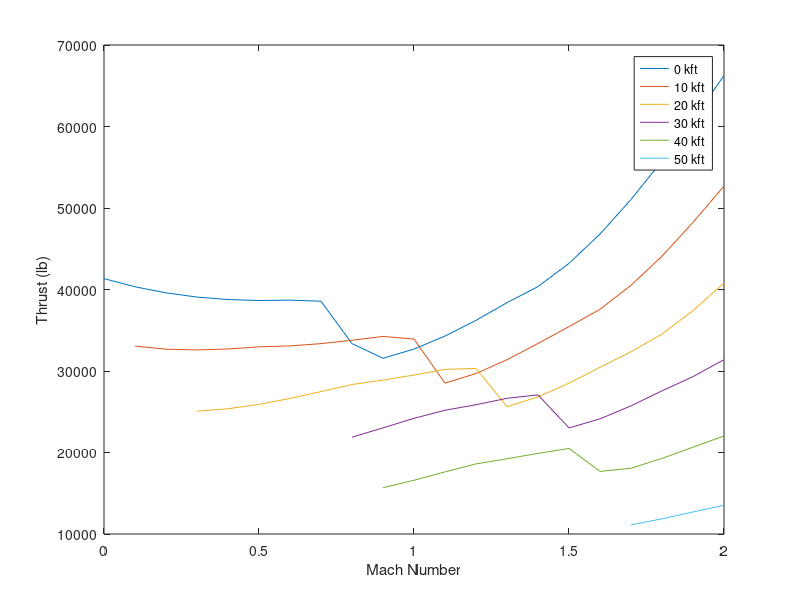
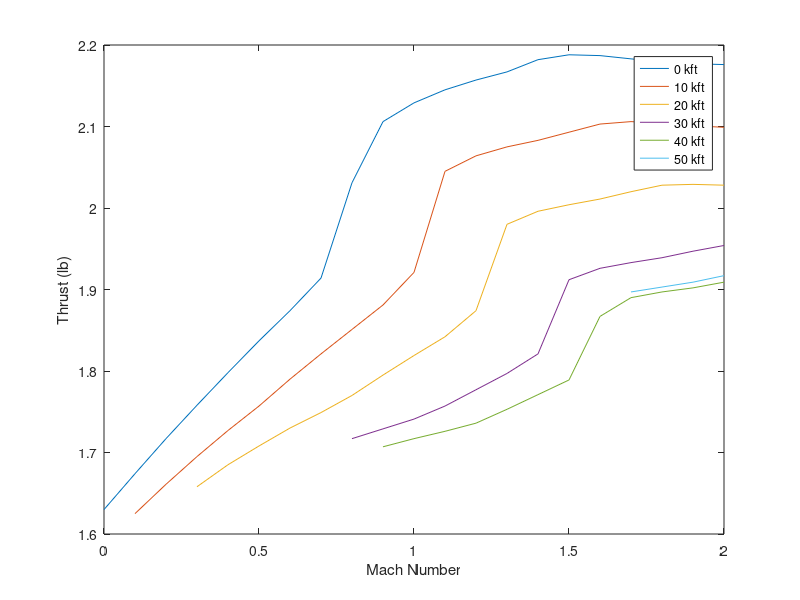

Recreate these plots in MATLAB, in order.
% Afterburning Engine Data

clear; close all;

% alt 0 ft
ALT_0 = [           0.000       0.000        0.000        0.000        0.000        0.000        0.000        0.000        0.000        0.000        0.000        0.000        0.000        0.000        0.000        0.000        0.000        0.000        0.000        0.000        0.000]; 
Mn_0 = [            0.0000     0.1000       0.2000       0.3000       0.4000       0.5000       0.6000       0.7000       0.8000       0.9000       1.0000       1.1000       1.2000       1.3000       1.4000       1.5000       1.6000       1.7000       1.8000       1.9000       2.0000 ];
TSFC_0 = [              1.630      1.674        1.717        1.758        1.798        1.837        1.874        1.914        2.031        2.106        2.129        2.145        2.157        2.167        2.182        2.188        2.187        2.183        2.179        2.177        2.176]; 
Fn_0 = [        41334.605   40336.153    39588.594    39071.636    38766.935    38650.008    38697.075    38559.223    33359.669    31564.077    32689.959    34287.762    36213.778    38383.874    40360.204    43207.106    46801.741    51049.411    55769.369    60799.825    66269.436 ];

%  10 kft
ALT_10 = [         10000.000    10000.000    10000.000    10000.000    10000.000    10000.000    10000.000    10000.000    10000.000    10000.000    10000.000    10000.000    10000.000    10000.000    10000.000    10000.000    10000.000    10000.000    10000.000    10000.000 ];
Mn_10 = [              0.1000       0.2000       0.3000       0.4000       0.5000       0.6000       0.7000       0.8000       0.9000       1.0000       1.1000       1.2000       1.3000       1.4000       1.5000       1.6000       1.7000       1.8000       1.9000       2.0000 ];
TSFC_10 = [                1.625        1.661        1.695        1.727        1.757        1.790        1.821        1.851        1.881        1.921        2.045        2.064        2.075        2.083        2.093        2.103        2.106        2.104        2.101        2.099 ];
Fn_10 = [          33055.704    32680.156    32581.874    32703.580    32963.432    33079.118    33357.986    33774.379    34240.324    33917.384    28511.339    29688.578    31382.499    33377.917    35442.274    37571.237    40516.045    44091.222    48235.662    52691.413 ];

% 20 kft
ALT_20 = [          20000.000   20000.000    20000.000    20000.000    20000.000    20000.000    20000.000    20000.000    20000.000    20000.000    20000.000    20000.000    20000.000    20000.000    20000.000    20000.000    20000.000    20000.000]; 
Mn_20 = [                 0.3000     0.4000       0.5000       0.6000       0.7000       0.8000       0.9000       1.0000       1.1000       1.2000       1.3000       1.4000       1.5000       1.6000       1.7000       1.8000       1.9000       2.0000]; 
TSFC_20 = [                  1.658      1.685        1.708        1.730        1.749        1.770        1.795        1.819        1.842        1.874        1.980        1.996        2.004        2.011        2.020        2.028        2.029        2.028]; 
Fn_20 = [             25067.499   25369.261    25903.192    26632.174    27478.031    28345.632    28880.322    29507.184    30199.960    30315.525    25629.303    26820.107    28502.350    30458.467    32361.037    34528.583    37400.760    40805.445 ];

% 30 kft
ALT_30 = [       30000.000   30000.000    30000.000    30000.000    30000.000    30000.000    30000.000    30000.000    30000.000    30000.000    30000.000    30000.000    30000.000 ];
Mn_30 = [               0.8000      0.9000       1.0000       1.1000       1.2000       1.3000       1.4000       1.5000       1.6000       1.7000       1.8000       1.9000       2.0000]; 
TSFC_30 = [              1.717       1.729        1.741        1.757        1.777        1.797        1.821        1.912        1.926        1.933        1.939        1.947        1.954 ];
Fn_30 = [        21878.784   23021.383    24196.984    25182.064    25863.775    26650.991    27071.624    23018.907    24126.294    25723.871    27565.668    29312.560    31385.865 ];

% 40 kft    
ALT_40  = [     40000.000   40000.000    40000.000    40000.000    40000.000    40000.000    40000.000    40000.000    40000.000    40000.000    40000.000    40000.000 ];
Mn_40 = [        0.9000      1.0000       1.1000       1.2000       1.3000       1.4000       1.5000       1.6000       1.7000       1.8000       1.9000       2.0000 ];
TSFC_40 = [        1.707      1.717        1.726        1.736        1.753        1.771        1.789        1.867        1.890        1.897        1.902        1.909 ];
Fn_40   = [      15681.900   16592.155    17619.041    18601.394    19227.615    19891.807    20499.726    17683.913    18070.049    19273.291    20656.665    22032.180 ];

% 50 kft    
ALT_50 = [      50000.000   50000.000    50000.000    50000.000 ];
Mn_50 = [             1.7000      1.8000       1.9000       2.0000 ];
TSFC_50 = [         1.897       1.903        1.909        1.917 ];
Fn_50 = [      11127.751   11859.873    12706.818    13524.881 ];


% plot max power thrust vs. Mach number
figure;
plot(Mn_0, Fn_0)
hold on
plot(Mn_10, Fn_10)
plot(Mn_20, Fn_20)
plot(Mn_30, Fn_30)
plot(Mn_40, Fn_40)
plot(Mn_50, Fn_50)
xlabel("Mach Number")
ylabel("Thrust (lb)")
legend("0 kft","10 kft", "20 kft", "30 kft", "40 kft", "50 kft")

% plot TSFC vs. Mach number
figure;
plot(Mn_0, TSFC_0)
hold on
plot(Mn_10, TSFC_10)
plot(Mn_20, TSFC_20)
plot(Mn_30, TSFC_30)
plot(Mn_40, TSFC_40)
plot(Mn_50, TSFC_50)
xlabel("Mach Number")
ylabel("Thrust (lb)")
legend("0 kft","10 kft", "20 kft", "30 kft", "40 kft", "50 kft")
